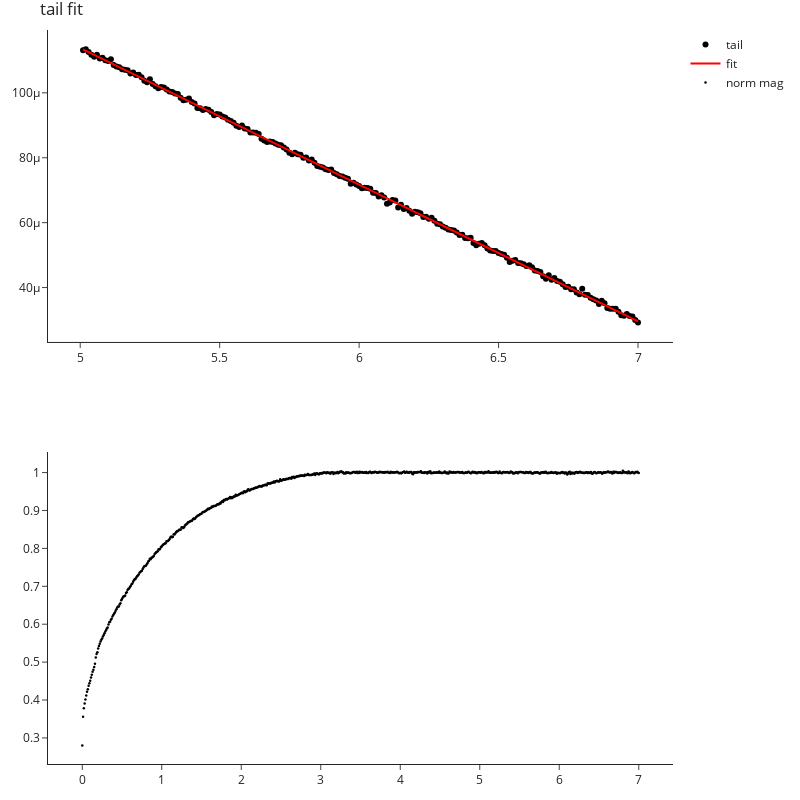

The cell this chart's notebook holds for it:
### Markdown cell above
# Fitting Tail

### Code cell
filename = 'J1-7-inplane-295K-N-avg.txt'

#load data and transpose it into columns
field, momentRaw = np.genfromtxt(filename, delimiter = '\t', unpack = True)



#extract the last N amount of points
length_of_last_points = 200
tail_x = field[-length_of_last_points:] 
tail_y = momentRaw[-length_of_last_points:]
#fit the tail
a, b = np.polyfit(tail_x, tail_y, 1)



#get some information
moment = momentRaw - field*a
avg_moment = np.mean(moment[-length_of_last_points:])
norm_moment = moment/avg_moment
print(f"a = {a:.2e}\nb = {b:.2e}\navg_moment = {avg_moment:.2e}")

#plot
fig = make_subplots(rows=2, cols=1)
fig.add_trace(go.Scatter(x=tail_x,
                         y=tail_y,
                         mode="markers",
                         name="tail",
                         marker=dict(color='black')),
              row=1,
              col=1)

fig.add_trace(go.Scatter(x=tail_x,
                         y=tail_x*a+b,
                         name="fit",
                         mode="lines",
                         line=dict(color="red")),
              row=1,
              col=1)

fig.add_trace(go.Scatter(x=field,
                         y=norm_moment,
                         mode="markers",
                         marker=dict(color='black', size=2.5),
                         name="norm mag"),
              row=2,
              col=1)

fig.update_layout(title="tail fit", margin=dict(t=30,r=30,l=30,b=30), width=800, height=800)
fig.update_xaxes()
fig.show()

### Figure 1 — Plotly figure (JSON) as saved in the notebook; plotly's stock layout.template omitted (floating-point values rounded to 4 significant figures; data arrays with more than 128 entries replaced by an {"elided": "..."} marker saying what was removed)
{"data": [{"marker": {"color": "black"}, "mode": "markers", "name": "tail", "type": "scatter", "x": {"elided": "200 float values"}, "xaxis": "x", "y": {"elided": "200 float values"}, "yaxis": "y"}, {"line": {"color": "red"}, "mode": "lines", "name": "fit", "type": "scatter", "x": {"elided": "200 float values"}, "xaxis": "x", "y": {"elided": "200 float values"}, "yaxis": "y"}, {"marker": {"color": "black", "size": 2.5}, "mode": "markers", "name": "norm mag", "type": "scatter", "x": {"elided": "701 float values"}, "xaxis": "x2", "y": {"elided": "701 float values"}, "yaxis": "y2"}], "layout": {"height": 800, "margin": {"b": 30, "l": 30, "r": 30, "t": 30}, "title": {"text": "tail fit"}, "width": 800, "xaxis": {"anchor": "y", "domain": [0, 1]}, "xaxis2": {"anchor": "y2", "domain": [0, 1]}, "yaxis": {"anchor": "x", "domain": [0.575, 1]}, "yaxis2": {"anchor": "x2", "domain": [0, 0.425]}}}
